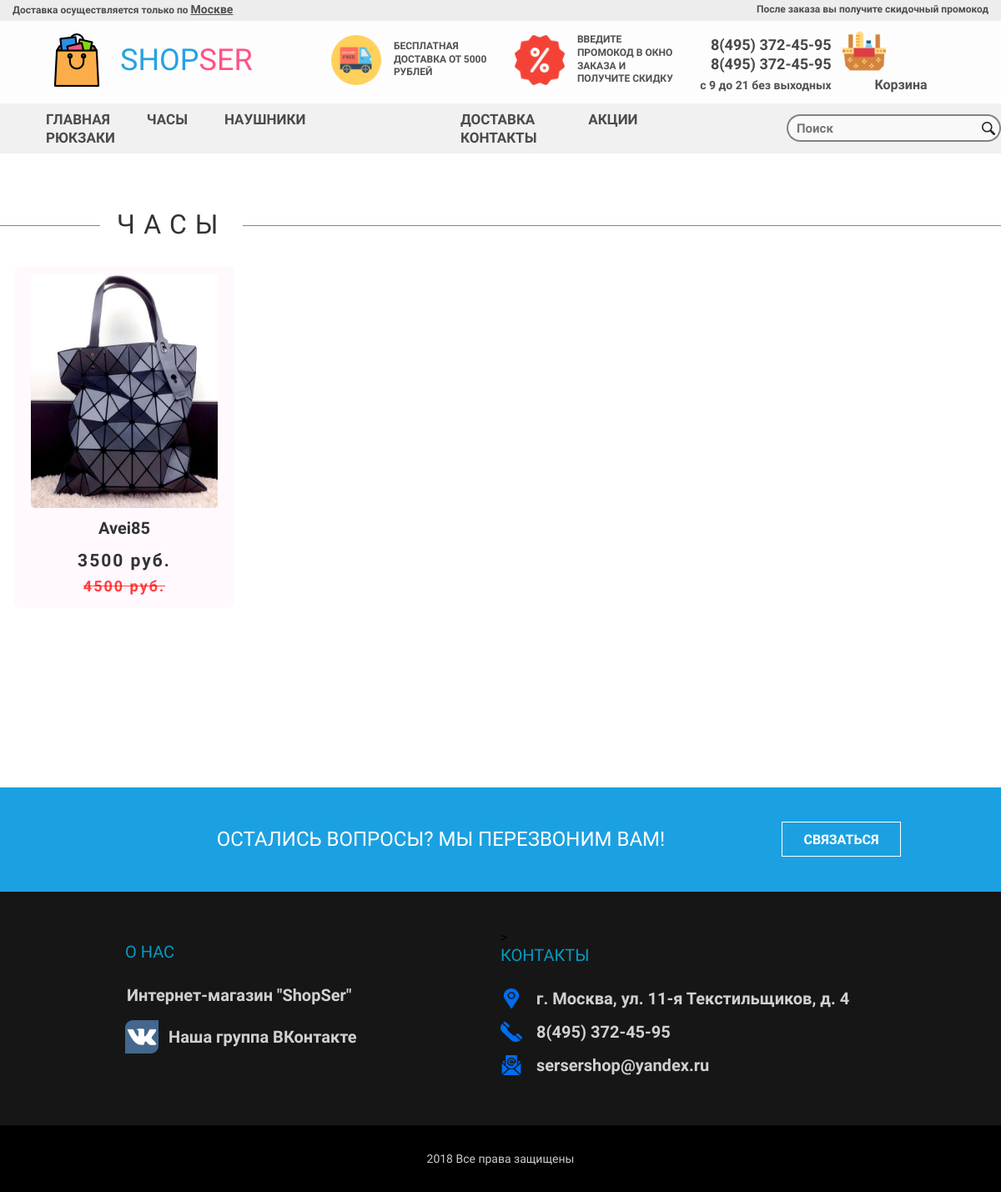
/controllers/catalog.php?category_id=1, run on the app's committed database.
### tables this page shows
CREATE TABLE `categories` (
  `category_id` int(11) NOT NULL,
  `title` varchar(64) NOT NULL,
  `status` varchar(16) NOT NULL
);

CREATE TABLE `products` (
  `product_id` int(11) NOT NULL,
  `title` varchar(255) NOT NULL,
  `cost` int(11) NOT NULL,
  `old_cost` int(11) DEFAULT NULL,
  `img` varchar(255) NOT NULL,
  `category_id` int(11) NOT NULL
);

### controllers/catalog.php (called while the page is built, shortened)
<?php
require_once '../models/category.php';
if (isset($_GET['category_id']) && $_GET['category_id'] != "" && $_GET['category_id'] !== 'sale') {
    $category = $_GET['category_id'];
    $category = new Category($category);
    require_once '../models/product.php';
    $data_products = Product::getAll($category->id);
    $products = $data_products['products'];
    $title = $category->title;
} elseif ($_GET['category_id'] === 'sale'){
    require_once '../models/product.php';
    $data_products = Product::getAll('sale');
    $products = $data_products['products'];
    $title = 'Все товары со скидкой';
} else {
    header('Location: ../views/error.php');
}
require_once '../views/catalog.php';

### models/category.php (called while the page is built, shortened)
<?php
require_once '../php/db.php';
class Category
{
    public function __construct($id)
    {
        global $mysqli;
        $query = "SELECT category_id, title, status FROM categories WHERE category_id=$id";
        $result = $mysqli->query($query);
        $category_data = $result->fetch_assoc();
        $this->id = $category_data['category_id'];
        $this->title = $category_data['title'];
    }
}

### models/product.php (called while the page is built, shortened)
<?php
require_once '../php/db.php';
class Product
{
    public static $limit_products = 12;
    public function __construct($id)
    {
        global $mysqli;
        $query = "SELECT product_id, title, cost, old_cost, img, category_id FROM products WHERE product_id=$id";
        $result = $mysqli->query($query);
        if ($result->num_rows > 0) {
            $product_data = $result->fetch_assoc();
            $this->id = $product_data['product_id'];
            $this->title = $product_data['title'];
            $this->cost = $product_data['cost'];
            $this->old_cost = $product_data['old_cost'];
            $this->img = $product_data['img'];
        }
    }
    public static function getAll($category_id = false, $sort = false, $page = false)
    {
        global $mysqli;
        $conditions = "";
        $tables = "products p";
        if ($category_id !== false && $category_id !== 'sale') {
            $conditions .= " AND p.category_id=$category_id";
        }
        $query = "SELECT COUNT(*) as count FROM $tables WHERE 1 $conditions";
        $result = $mysqli->query($query);
        $count_data = $result->fetch_assoc();
        if ($page !== false){
            --$page;
            $limit = " LIMIT " . ($page * self::$limit_products) . ", " . self::$limit_products;
        } else {
            $limit = "";
        }
        $query = "SELECT p.product_id FROM $tables WHERE 1 $conditions $limit";
        $result = $mysqli->query($query);
        $products = [];
        while ($product_data = $result->fetch_assoc()) {
            $products[] = new self($product_data['product_id']);
        }
        return [
            'products' => $products,
            'count' => $count_data['count']
        ];
    }
}

### views/catalog.php (the view)
<?php include('../controllers/header.php') ?>
<div class="middle-section">
    <div class="middle-zag">
        <span>
            <?php
                echo $title;
            ?>
        </span>
    </div>
    <div class="catalog-product">
    <?php
            foreach ($products as $product) {
                if ($product->old_cost == '0'){
                    $old_cost = '';
                } else {
                    $old_cost = $product->old_cost.' руб.';
                }
                echo '
                    <div class="offers-item">
                    <a href="product.php?product_id='.$product->id.'">
                        <img src="../pics/tovar/'.$product->img.'/'.$product->img.'1.jpg">
                        <div class="offers-item-disc">
                            <p>'.$product->title.'</p>
                        </div>
                        <div class="offers-cost">
                            <p class="cost">'.$product->cost.' руб.</p>
                            <p class="old-cost">'.$old_cost.'</p>
                        </div>
                    </a>
                    </div>
                ';
            }
    ?>
    </div>
</div>
<?php include('../templates/footer.php')?>

### css/style.css (style rules this page uses)
* { margin: 0; font-family: "Roboto Condensed", sans-serif; }
a { text-decoration: none; color: #333; }
.middle-zag { color: #333333; font-size: 40px; text-align: center; margin: 70px 0; font-family: Montserrat,sans-serif; letter-spacing: 10px; position: relative; font-weight: 500; width: 100%; }
.middle-zag span { background: white; display: inline-block; padding: 0 20px; }
.middle-zag span:before { content: ''; position: absolute; top: 26px; left: 0; width: 100%; height: 1px; background: rgba(51, 51, 51, 0.6); z-index: -1; }
.offers-item { height: 400px; -ms-flex-preferred-size: 19%; flex-basis: 19%; text-align: center; background: rgba(255, 247, 254, 0.7); cursor: pointer; border-radius: 8px; }
.offers-item img { height: 280px; width: 220px; margin-top: 5px; border-radius: 5px; }
.offers-item .offers-item-disc { display: -webkit-box; display: -ms-flexbox; display: flex; -webkit-box-pack: center; -ms-flex-pack: center; justify-content: center; margin: 7px 0 13px; }
.offers-item .offers-item-disc p { font-size: 20px; color: #333333; font-weight: 600; line-height: 1.3em; }
.offers-item .offers-cost { display: -webkit-box; display: -ms-flexbox; display: flex; -webkit-box-orient: vertical; -webkit-box-direction: normal; -ms-flex-flow: column; flex-flow: column; width: 60%; margin: 0 auto; }
.offers-item .offers-cost p { -ms-flex-preferred-size: 50%; flex-basis: 50%; font-size: 21px; color: #333333; font-weight: 600; line-height: 1.3em; letter-spacing: 2px; }
.offers-item .offers-cost .old-cost { font-size: 18px; margin-top: 5px; color: rgba(255, 0, 0, 0.74); text-decoration: line-through; }
.middle-section { width: 100%; }
.middle-section .middle-zag { text-align: start; margin: 60px 0 15px; }
.middle-section .middle-zag span { font-size: 32px; margin-left: 120px; text-transform: uppercase; }
.catalog-product { max-width: 1230px; height: 100%; min-height: 600px; margin: 0 auto 40px; display: -webkit-box; display: -ms-flexbox; display: flex; -webkit-box-pack: start; -ms-flex-pack: start; justify-content: flex-start; -ms-flex-wrap: wrap; flex-wrap: wrap; }
.catalog-product .offers-item { height: 410px; margin: 15px 17px 35px; -webkit-box-sizing: border-box; box-sizing: border-box; -ms-flex-preferred-size: 22%; flex-basis: 22%; }
.catalog-product .offers-item img { width: 85%; margin-top: 10px; }
.catalog-product .offers-item .offers-cost { margin-bottom: 15px; }

### data on the page
categories: title "ЧАСЫ"
products: img (picture), title "Avei85", cost "3500", old_cost "4500 руб."
